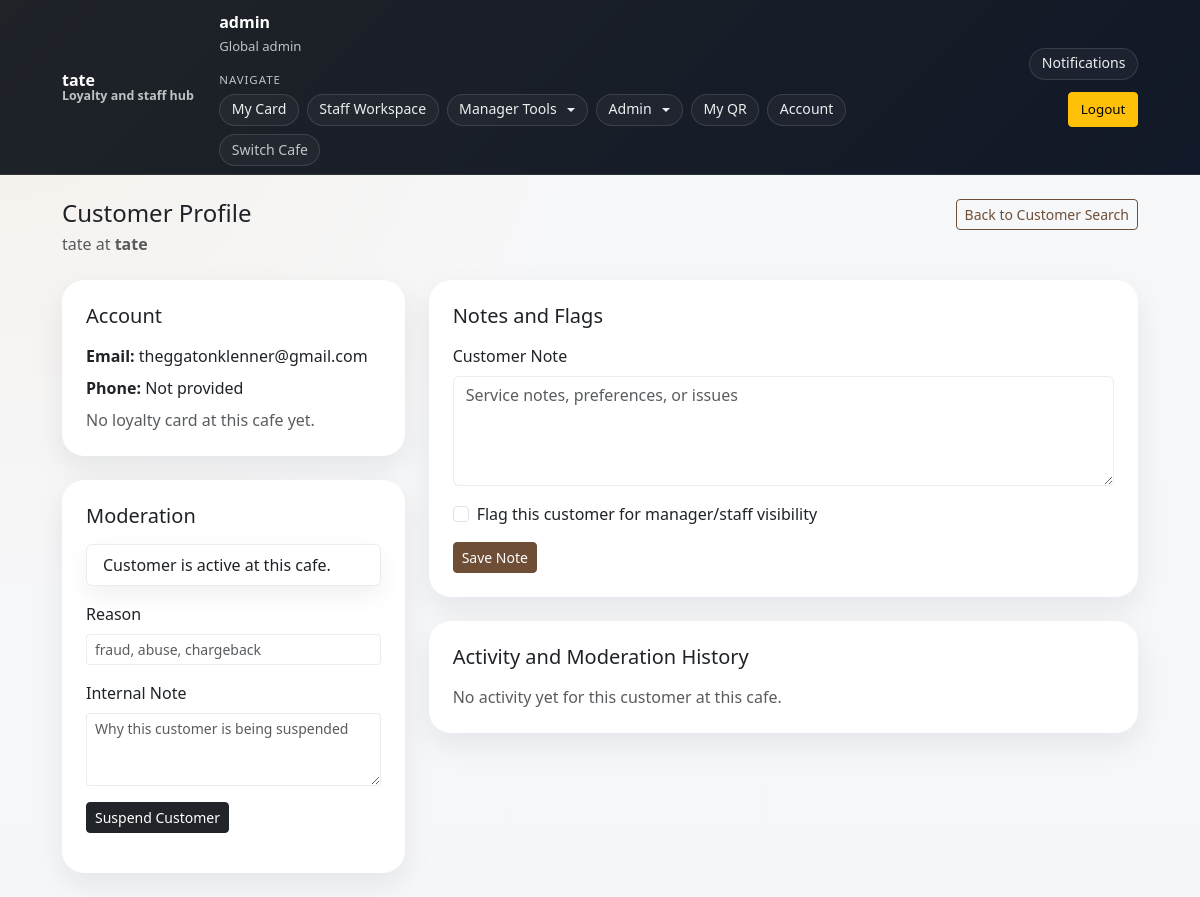
The page /manager/customers/2 (signed in) on the database its author committed.
### models.py (models this page shows)
class Cafe(db.Model):
    __tablename__ = "cafes"
    id = db.Column(db.Integer, primary_key=True)
    name = db.Column(db.String(120), nullable=False)
    slug = db.Column(db.String(80), unique=True, nullable=False, index=True)
    is_active = db.Column(db.Boolean, nullable=False, default=True)
    is_archived = db.Column(db.Boolean, nullable=False, default=False)
    created_at = db.Column(db.DateTime, nullable=False, default=datetime.utcnow)
    logo_url = db.Column(db.String(500), nullable=True)
    accent_color = db.Column(db.String(20), nullable=False, default="#6f4e37")
    secondary_color = db.Column(db.String(20), nullable=False, default="#f5ede3")
    theme_mode = db.Column(db.String(20), nullable=False, default="light")   # light | dark | coffee | modern
    card_style = db.Column(db.String(20), nullable=False, default="rounded") # rounded | minimal | bold
    public_location = db.Column(db.String(255), nullable=True)
    public_opening_hours = db.Column(db.String(255), nullable=True)
    public_join_instructions = db.Column(db.String(500), nullable=True)
    settings = db.relationship(
        "CafeSettings",
        back_populates="cafe",
        uselist=False,
        cascade="all, delete-orphan",
    )
    members = db.relationship(
        "CafeMember",
        back_populates="cafe",
        cascade="all, delete-orphan",
    )
    loyalty_cards = db.relationship(
        "LoyaltyCard",
        back_populates="cafe",
        cascade="all, delete-orphan",
    )
    activity_logs = db.relationship(
        "ActivityLog",
        back_populates="cafe",
        cascade="all, delete-orphan",
    )
    invites = db.relationship(
        "StaffInvite",
        back_populates="cafe",
        cascade="all, delete-orphan",
    )
    reward_tiers = db.relationship(
        "RewardTier",
        back_populates="cafe",
        cascade="all, delete-orphan",
        order_by="RewardTier.points_required.asc()",
    )

class User(db.Model):
    __tablename__ = "users"
    id = db.Column(db.Integer, primary_key=True)
    username = db.Column(db.String(40), unique=True, nullable=False, index=True)
    email = db.Column(db.String(255), unique=True, nullable=False, index=True)
    password_hash = db.Column(db.String(255), nullable=False)
    pending_email = db.Column(db.String(255), nullable=True)
    email_verified_at = db.Column(db.DateTime, nullable=True)
    requires_password_setup = db.Column(db.Boolean, nullable=False, default=False)
    requires_email_verification = db.Column(db.Boolean, nullable=False, default=False)
    is_active = db.Column(db.Boolean, nullable=False, default=True)
    is_global_admin = db.Column(db.Boolean, nullable=False, default=False)
    qr_token = db.Column(
        db.String(64),
        unique=True,
        nullable=False,
        default=lambda: secrets.token_urlsafe(32),
    )
    created_at = db.Column(db.DateTime, nullable=False, default=datetime.utcnow)
    memberships = db.relationship(
        "CafeMember",
        back_populates="user",
        cascade="all, delete-orphan",
    )
    loyalty_cards = db.relationship(
        "LoyaltyCard",
        back_populates="user",
        cascade="all, delete-orphan",
    )
    notifications = db.relationship(
        "Notification",
        back_populates="user",
        cascade="all, delete-orphan",
    )
    password_reset_tokens = db.relationship(
        "PasswordResetToken",
        back_populates="user",
        cascade="all, delete-orphan",
    )
    activity_as_actor = db.relationship(
        "ActivityLog",
        foreign_keys="ActivityLog.actor_user_id",
        back_populates="actor_user",
        cascade="all, delete-orphan",
    )
    activity_as_target = db.relationship(
        "ActivityLog",
        foreign_keys="ActivityLog.target_user_id",
        back_populates="target_user",
        cascade="all, delete-orphan",
    )

### app.py (the view)
    @app.get("/manager/customers/<int:user_id>")
    @require_login
    @require_cafe_selected
    @require_role_in_cafe("manager")
    def manager_customer_profile(user_id: int):
        cafe = current_cafe()
        customer = db.session.get(User, user_id)
        if not customer or customer.is_global_admin:
            abort(404)
        return render_manager_customer_profile_page(cafe, customer)

### app.py (called while the page is built, shortened)
def ensure_cafe_settings(cafe: Cafe) -> CafeSettings:
    if cafe.settings:
        return cafe.settings
    global_settings = ensure_global_settings()
    settings = build_default_cafe_settings(cafe.id, global_settings)
    db.session.add(settings)
    db.session.commit()
    return settings

def ensure_global_settings() -> GlobalSettings:
    settings = db.session.get(GlobalSettings, 1)
    if settings:
        return settings
    settings = GlobalSettings(id=1)
    db.session.add(settings)
    db.session.commit()
    return settings

def ensure_email_settings() -> EmailSettings:
    settings = db.session.get(EmailSettings, 1)
    if settings:
        return settings

def cafe_is_available(cafe: Cafe | None) -> bool:
    return bool(cafe and cafe.is_active and not getattr(cafe, "is_archived", False))

def get_customer_meta(cafe_id: int, user_id: int) -> CafeCustomerNote | None:
    return CafeCustomerNote.query.filter_by(cafe_id=cafe_id, user_id=user_id).first()

def normalize_phone(phone_number: str) -> str:
    return re.sub(r"\D+", "", phone_number or "")

def normalize_email(email: str) -> str:
    return (email or "").strip().lower()

def get_user_contact(user_id: int) -> UserContact | None:
    return UserContact.query.filter_by(user_id=user_id).first()

def get_blocked_contact(*, email: str | None = None, phone_number: str | None = None) -> BlockedContact | None:
    normalized_email = normalize_email(email or "")
    if normalized_email:
        blocked_email = BlockedContact.query.filter_by(block_type="email", normalized_value=normalized_email).first()
        if blocked_email:
            return blocked_email
    normalized_phone = normalize_phone(phone_number or "")
    if normalized_phone:
        blocked_phone = BlockedContact.query.filter_by(block_type="phone", normalized_value=normalized_phone).first()
        if blocked_phone:
            return blocked_phone
    return None

def get_user_block(user: User | None) -> BlockedContact | None:
    if not user:
        return None
    contact = get_user_contact(user.id)
    return get_blocked_contact(email=user.email, phone_number=contact.phone_number if contact else None)

### templates/manager_customer_profile.html (shortened to what this page needs)
{% extends "base.html" %}
{% block content %}
<div class="d-flex justify-content-between align-items-start flex-wrap gap-3 mb-4">
  <div>
    <h1 class="h4 mb-1">Customer Profile</h1>
    <p class="text-muted mb-0">{{ customer.username }} at <strong>{{ active_cafe.name }}</strong></p>
  </div>
  <a class="btn btn-outline-primary btn-sm" href="{{ url_for('cafe_manager_customers', cafe_slug=active_cafe.slug) }}">Back to Customer Search</a>
</div>
<div class="row g-4">
  <div class="col-xl-4">
    <div class="card shadow-sm border-0 mb-4">
      <div class="card-body p-4">
        <h2 class="h5 mb-3">Account</h2>
        <p class="mb-2"><strong>Email:</strong> {{ customer.email }}</p>
        <p class="mb-2"><strong>Phone:</strong> {{ contact.phone_number if contact and contact.phone_number else 'Not provided' }}</p>
        {% if progress %}
          <p class="mb-2"><strong>Progress:</strong> {{ progress.current }} / {{ progress.required }} {{ progress.unit_label }}</p>
          <p class="mb-0"><strong>Reward:</strong> {% if card and card.reward_available %}Ready{% else %}In progress{% endif %}</p>
        {% else %}
          <p class="mb-0 text-muted">No loyalty card at this cafe yet.</p>
        {% endif %}
      </div>
    </div>
    <div class="card shadow-sm border-0">
      <div class="card-body p-4">
        <h2 class="h5 mb-3">Moderation</h2>
        {% if meta and meta.is_suspended %}
          <div class="alert alert-dark py-2">
            Suspended{% if meta.suspension_reason %}: <strong>{{ meta.suspension_reason }}</strong>{% endif %}
          </div>
        {% else %}
          <div class="alert alert-success py-2">Customer is active at this cafe.</div>
        {% endif %}
        <form method="post" action="{{ url_for('manager_customer_moderation') }}" class="mb-3">
          {% if meta and meta.is_suspended %}
            <input type="hidden" name="action" value="reactivate">
            <button class="btn btn-success btn-sm" type="submit">Reactivate Customer</button>
          {% else %}
            <div class="mb-3">
              <label class="form-label">Reason</label>
              <input class="form-control form-control-sm" name="reason" placeholder="fraud, abuse, chargeback">
            </div>
            <div class="mb-3">
              <label class="form-label">Internal Note</label>
              <textarea class="form-control form-control-sm" name="note" rows="3" placeholder="Why this customer is being suspended"></textarea>
            </div>
            <button class="btn btn-dark btn-sm" type="submit">Suspend Customer</button>
          {% endif %}
        </form>
      </div>
    </div>
  </div>
  <div class="col-xl-8">
    <div class="card shadow-sm border-0 mb-4">
      <div class="card-body p-4">
        <h2 class="h5 mb-3">Notes and Flags</h2>
        <form method="post" action="{{ url_for('manager_customer_note') }}">
          <div class="mb-3">
            <label class="form-label">Customer Note</label>
            <textarea class="form-control" name="note" rows="4" placeholder="Service notes, preferences, or issues">{{ meta.note if meta and meta.note else '' }}</textarea>
          </div>
          <div class="form-check mb-3">
            <input class="form-check-input" type="checkbox" name="is_flagged" id="is_flagged" {% if meta and meta.is_flagged %}checked{% endif %}>
            <label class="form-check-label" for="is_flagged">Flag this customer for manager/staff visibility</label>
          </div>
          <button class="btn btn-primary btn-sm" type="submit">Save Note</button>
        </form>
      </div>
    </div>
    <div class="card shadow-sm border-0">
      <div class="card-body p-4">
        <h2 class="h5 mb-3">Activity and Moderation History</h2>
        {% if history %}
          <div class="d-flex flex-column gap-3">
            {% for item in history %}
              <div class="rounded-4 border p-3">
                <div class="d-flex justify-content-between align-items-start flex-wrap gap-2">
                  <div>
                    <div class="fw-semibold">{{ item.action.replace('_', ' ')|title }}</div>
                    <div class="text-muted small">
                      {% if item.actor_user_id and actor_map.get(item.actor_user_id) %}
                        by {{ actor_map[item.actor_user_id].username }}
                      {% else %}
                        System
                      {% endif %}
                    </div>
                  </div>
                  <div class="text-muted small">{{ item.created_at }}</div>
                </div>
                <div class="mt-2">
                  {{ item.note if item.note else 'No extra details recorded.' }}
                </div>
              </div>
            {% endfor %}
          </div>
        {% else %}
          <p class="text-muted mb-0">No activity yet for this customer at this cafe.</p>
        {% endif %}
      </div>
    </div>
  </div>
</div>
{% endblock %}

### templates/base.html (shortened to what this page needs)
<!doctype html>
<html lang="en">
<head>
<link href="https://cdn.jsdelivr.net/npm/bootstrap@5.3.3/dist/css/bootstrap.min.css" rel="stylesheet">
</head>
<body class="theme-{{ active_cafe.theme_mode if active_cafe else 'light' }} card-{{ active_cafe.card_style if active_cafe else 'rounded' }}">
<nav class="navbar navbar-expand-lg navbar-dark sticky-top">
<div class="container main-container">
<a class="navbar-brand fw-semibold" href="{{ url_for('index') }}">
<span class="brand-copy">
<span class="brand-title">{{ active_cafe.name if active_cafe else (global_settings.site_name if global_settings else 'Coffee Loyalty') }}</span>
<span class="brand-subtitle">
{% if active_cafe %}
Loyalty and staff hub
{% else %}
Cafe rewards and team tools
{% endif %}
</span>
</span>
</a>
<div class="collapse navbar-collapse" id="navMenu">
<div class="nav-layout ms-lg-4">
{% if me %}
<div class="nav-cluster">
<div class="nav-status" aria-label="Current account">
<strong>{{ me.username }}</strong>
<span>
{% if me_is_admin %}
Global admin
{% elif me_membership %}
{{ 'Cafe Owner' if me_membership.role == 'owner' else me_membership.role|capitalize }} at {{ active_cafe.name if active_cafe else 'selected cafe' }}
{% elif active_cafe %}
Customer at {{ active_cafe.name }}
{% else %}
Signed in
{% endif %}
</span>
</div>
<div class="nav-stack" aria-label="Workspace navigation">
<div class="nav-group-label">Navigate</div>
<div class="nav-menu-group">
{% if active_cafe %}
<a class="nav-chip {% if request.endpoint in ['card', 'card_history', 'open_card', 'cafe_card', 'cafe_history'] %}active{% endif %}"
href="{{ url_for('cafe_card', cafe_slug=active_cafe.slug) }}"
aria-current="{% if request.endpoint in ['card', 'card_history'] %}page{% endif %}">
My Card
</a>
{% endif %}
{% if active_cafe and (me_is_admin or (me_membership and me_membership.role in ['staff','manager','owner'])) %}
<a class="nav-chip {% if request.endpoint in ['staff_home', 'cafe_staff'] %}active{% endif %}"
href="{{ url_for('cafe_staff', cafe_slug=active_cafe.slug) }}"
aria-current="{% if request.endpoint in ['staff_home', 'cafe_staff'] %}page{% endif %}">
Staff Workspace
</a>
{% endif %}
{% if active_cafe and (me_is_admin or (me_membership and me_membership.role in ['manager', 'owner'])) %}
<div class="dropdown">
<button class="nav-chip nav-dropdown-toggle dropdown-toggle "
type="button"
data-bs-toggle="dropdown"
aria-expanded="false">
Manager Tools
</button>
</div>
{% endif %}
{% if me_is_admin %}
<div class="dropdown">
<button class="nav-chip nav-dropdown-toggle dropdown-toggle {% if request.endpoint in ['admin_create_cafe', 'admin_users', 'admin_global_settings', 'admin_cafes'] %}active{% endif %}"
type="button"
data-bs-toggle="dropdown"
aria-expanded="false">
Admin
</button>
</div>
{% endif %}
{% if active_cafe %}
<a class="nav-chip {% if request.endpoint == 'my_qr' %}active{% endif %}"
href="{{ url_for('my_qr') }}"
aria-current="{% if request.endpoint == 'my_qr' %}page{% endif %}">
My QR
</a>
{% endif %}
<a class="nav-chip {% if request.endpoint == 'account' %}active{% endif %}"
href="{{ url_for('account') }}"
aria-current="{% if request.endpoint == 'account' %}page{% endif %}">
Account
</a>
<a class="nav-chip nav-chip-muted {% if request.endpoint == 'select_cafe' %}active{% endif %}"
href="{{ url_for('select_cafe') }}"
aria-current="{% if request.endpoint == 'select_cafe' %}page{% endif %}">
Switch Cafe
</a>
</div>
</div>
</div>
<div class="nav-cluster justify-content-lg-end">
<div class="dropdown">
<button class="nav-chip nav-dropdown-toggle {% if unread_notifications %}active{% endif %}"
type="button"
data-bs-toggle="dropdown"
aria-expanded="false"
aria-label="Notifications">
Notifications
</button>
</div>
<form method="post"
action="{{ url_for('logout') }}"
class="m-0">
<button class="btn btn-warning btn-sm">Logout</button>
</form>
</div>
{% endif %}
</div>
</div>
</div>
</nav>
<main class="container main-container py-4" id="main-content" tabindex="-1">
{% block content %}{% endblock %}
</main>
</body>
</html>

### rows shown on the page
Cafe: name "tate"
User: username "admin"
User: username "tate", email "theggatonklenner@gmail.com"
